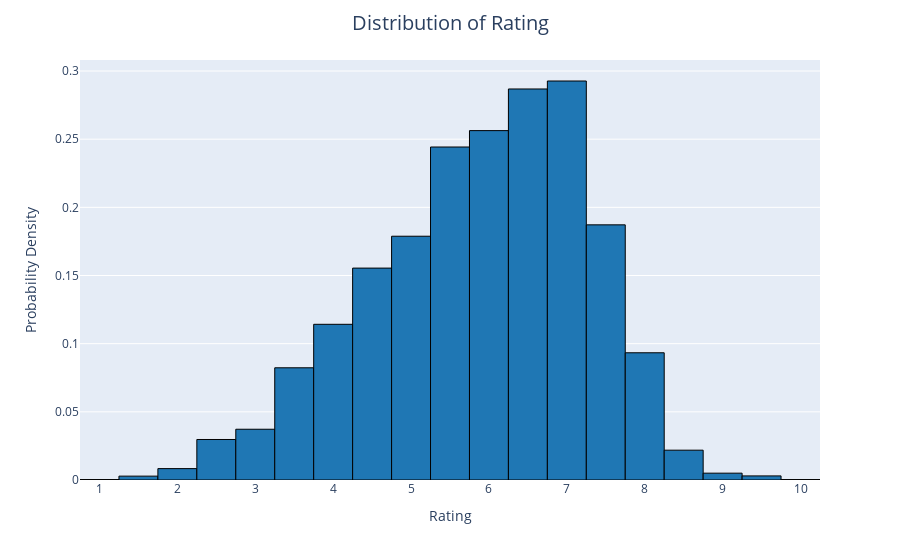

Notebook code cell kept with this figure:
### Code cell
# Create the histogram  
rating_fig = px.histogram(  
    data,  
    x='Rating',  
    histnorm='probability density',  
    nbins=40,  
    color_discrete_sequence=['#1f77b4']  # Change this color to your preference  
)  

# Update layout and customize title and axes  
rating_fig.update_layout(  
    title='Distribution of Rating',  
    title_x=0.5,  
    title_pad=dict(t=20),  
    title_font=dict(size=20),  
    xaxis_title='Rating',  
    yaxis_title='Probability Density'  
)  

# Optionally, customize the histogram bars' appearance  
rating_fig.update_traces(marker=dict(line=dict(width=1, color='#000000')))  # Add border color to bars  

# Show the updated histogram  
rating_fig.show()

### Figure 1 — Plotly figure (JSON) as saved in the notebook; plotly's stock layout.template omitted (floating-point values rounded to 4 significant figures; data arrays with more than 128 entries replaced by an {"elided": "..."} marker saying what was removed)
{"data": [{"alignmentgroup": "True", "bingroup": "x", "histnorm": "probability density", "hovertemplate": "Rating=%{x}<br>probability density=%{y}<extra></extra>", "legendgroup": "", "marker": {"color": "#1f77b4", "line": {"color": "#000000", "width": 1}, "pattern": {"shape": ""}}, "name": "", "nbinsx": 40, "offsetgroup": "", "orientation": "v", "showlegend": false, "type": "histogram", "x": {"elided": "11979 float values"}, "xaxis": "x", "yaxis": "y"}], "layout": {"autosize": true, "barmode": "relative", "legend": {"tracegroupgap": 0}, "margin": {"t": 60}, "title": {"font": {"size": 20}, "pad": {"t": 20}, "text": "Distribution of Rating", "x": 0.5}, "xaxis": {"anchor": "y", "autorange": true, "domain": [0, 1], "range": [0.75, 10.25], "title": {"text": "Rating"}, "type": "linear"}, "yaxis": {"anchor": "x", "autorange": true, "domain": [0, 1], "range": [0, 0.3081], "title": {"text": "Probability Density"}}}}
